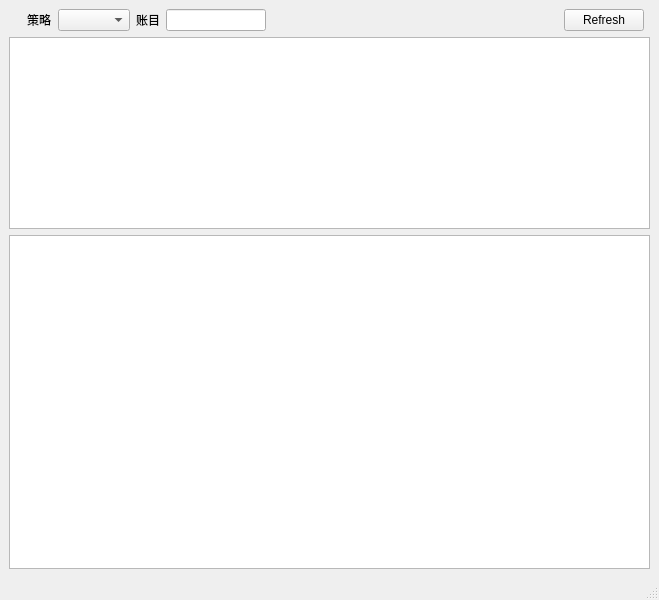
<?xml version="1.0" encoding="UTF-8"?>
<ui version="4.0">
 <class>crabmainwin</class>
 <widget class="QMainWindow" name="crabmainwin">
  <property name="geometry">
   <rect>
    <x>0</x>
    <y>0</y>
    <width>659</width>
    <height>600</height>
   </rect>
  </property>
  <property name="windowTitle">
   <string>跨期套利监控</string>
  </property>
  <widget class="QWidget" name="centralwidget">
   <layout class="QGridLayout" name="gridLayout">
    <item row="0" column="3">
     <widget class="QLabel" name="label">
      <property name="text">
       <string>策略</string>
      </property>
     </widget>
    </item>
    <item row="0" column="4">
     <widget class="QComboBox" name="stratcmbo"/>
    </item>
    <item row="0" column="9">
     <widget class="QPushButton" name="refreshbtn">
      <property name="text">
       <string>Refresh</string>
      </property>
     </widget>
    </item>
    <item row="0" column="7">
     <spacer name="horizontalSpacer">
      <property name="orientation">
       <enum>Qt::Horizontal</enum>
      </property>
      <property name="sizeHint" stdset="0">
       <size>
        <width>533</width>
        <height>20</height>
       </size>
      </property>
     </spacer>
    </item>
    <item row="1" column="0" colspan="11">
     <widget class="QTableView" name="positiontbl">
      <property name="sizePolicy">
       <sizepolicy hsizetype="Expanding" vsizetype="Fixed">
        <horstretch>0</horstretch>
        <verstretch>0</verstretch>
       </sizepolicy>
      </property>
     </widget>
    </item>
    <item row="2" column="0" colspan="11">
     <widget class="QTableView" name="ordertbl"/>
    </item>
    <item row="0" column="5">
     <widget class="QLabel" name="label_2">
      <property name="text">
       <string>账目</string>
      </property>
     </widget>
    </item>
    <item row="0" column="6">
     <widget class="QLineEdit" name="tbnameline">
      <property name="minimumSize">
       <size>
        <width>100</width>
        <height>0</height>
       </size>
      </property>
      <property name="text">
       <string/>
      </property>
      <property name="readOnly">
       <bool>true</bool>
      </property>
     </widget>
    </item>
   </layout>
  </widget>
  <widget class="QMenuBar" name="menubar">
   <property name="geometry">
    <rect>
     <x>0</x>
     <y>0</y>
     <width>659</width>
     <height>23</height>
    </rect>
   </property>
  </widget>
  <widget class="QStatusBar" name="statusbar"/>
 </widget>
 <resources/>
 <connections/>
</ui>
